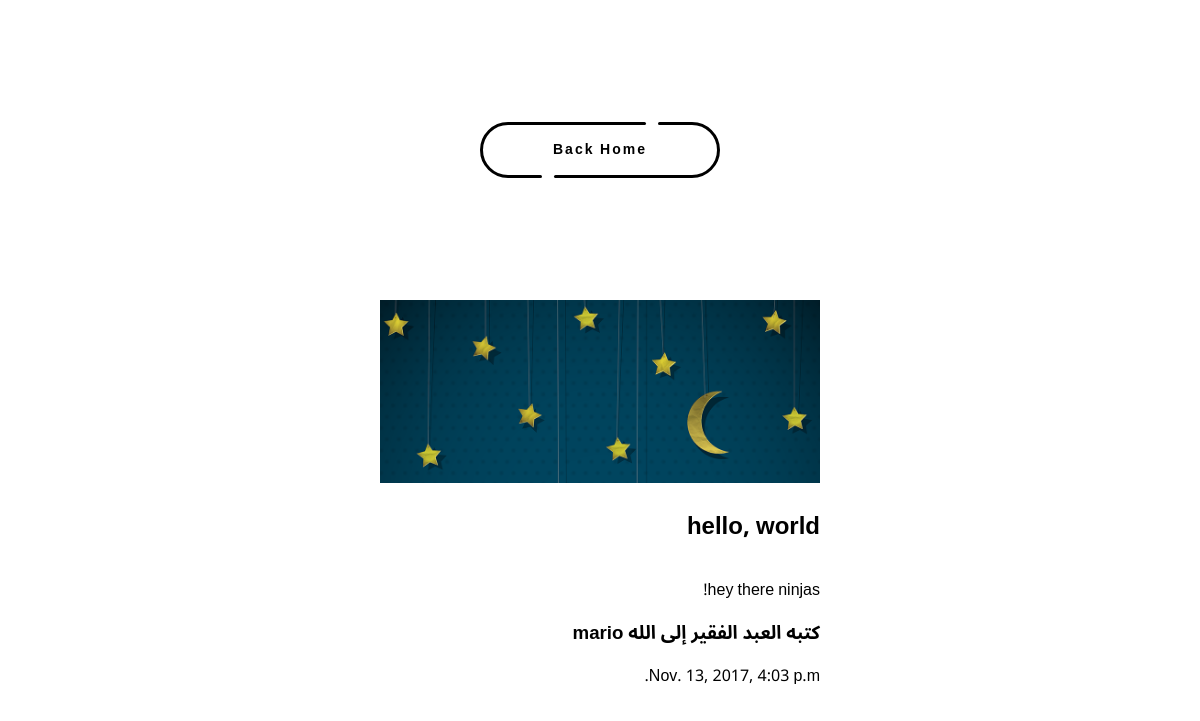
Screenshot of /articles/hello-world/ with the database file from the repository.
### articles/models.py (models this page shows, shortened)
class Article(models.Model):
    title = models.CharField(max_length=100)
    slug = models.SlugField()
    body = HTMLField()
    date = models.DateTimeField(auto_now_add=True)
    thumb = models.ImageField(default='default.png', blank=True)
    author = models.ForeignKey(User, on_delete=models.CASCADE,default=None)

### articles/views.py (the view)
# urls.py: path('<slug:slug>/', views.article_detail, name="detail"),
def article_detail(request, slug):
    article = Article.objects.get(slug=slug)
    return render(request, 'articles/article_detail.html', { 'article': article })

### articles/templates/articles/article_detail.html (shortened to what this page needs)
{% load static %}
{% block content %}
<!DOCTYPE html>
<html>
    <head>
        <link rel="stylesheet" href="{% static '/css/basic.css' %}">
        <link rel="stylesheet" href="{% static '/css/index.css' %}">
    </head>
<body>
    <div class="container-button">
        <a href="/articles/" class="button-back">
          <div class="button__line"></div>
          <div class="button__line"></div>
          <span class="button__text">Back Home</span>
          <div class="button__drow1"></div>
          <div class="button__drow2"></div>
        </a>
      </div>
    <article dir="rtl">
                <div class="article-header">
                    <img src="{{ article.thumb.url }}" />
                        <h2>{{ article.title }}</h2>
                </div>
                <div class="article-detail">
                    <div class="article">
                            {% autoescape off %}
                            <p>{{ article.body }}</p>
                            {% endautoescape %}
                            <h3>كتبه العبد الفقير إلى الله {{ article.author.username }}</h3>
                            <p>{{ article.date }}</p>
                    </div>
                </div>
        </article>
</body>
</html>
{% endblock %}

### assets/css/basic.css (style rules this page uses)
body { font-family: 'Noto Sans Arabic', sans-serif; }
article > * { min-width: 0; }
img { width: 100%; }

### assets/css/index.css (style rules this page uses)
article { display: grid; grid-template-columns: 1fr 1fr 10px 440px 10px 1fr 1fr; }
article > * { grid-column: 4; }
html, body { margin: 0; padding: 0; line-height: 1.4; }
:root { --line_color : #000000 ; --back_color : #b0afaf ; }
.button-back { position : relative ; z-index : 0 ; width : 240px ; height : 56px ; text-decoration : none ; font-size : 14px ; font-weight : bold ; color : var(--line_color) ; letter-spacing : 2px ; transition : all .3s ease ; }
.button__text { display : flex ; justify-content : center ; align-items : center ; width : 100% ; height : 100% ; }
.button-back::before, .button-back::after, .button__text::before, .button__text::after { content : '' ; position : absolute ; height : 3px ; border-radius : 2px ; background : var(--line_color) ; transition : all .5s ease ; }
.button-back::before { top : 0 ; left : 54px ; width : calc( 100% - 56px * 2 - 16px ) ; }
.button-back::after { top : 0 ; right : 54px ; width : 8px ; }
.button__text::before { bottom : 0 ; right : 54px ; width : calc( 100% - 56px * 2 - 16px ) ; }
.button__text::after { bottom : 0 ; left : 54px ; width : 8px ; }
.button__line { position : absolute ; top : 0 ; width : 56px ; height : 100% ; overflow : hidden ; }
.button__line::before { content : '' ; position : absolute ; top : 0 ; width : 150% ; height : 100% ; box-sizing : border-box ; border-radius : 300px ; border : solid 3px var(--line_color) ; }
.button__line:nth-child(1), .button__line:nth-child(1)::before { left : 0 ; }
.button__line:nth-child(2), .button__line:nth-child(2)::before { right : 0 ; }
.button__drow1, .button__drow2 { position : absolute ; z-index : -1 ; border-radius : 16px ; transform-origin : 16px 16px ; }
.button__drow1 { top : -16px ; left : 40px ; width : 32px ; height : 0; transform : rotate( 30deg ) ; }
.button__drow2 { top : 44px ; left : 77px ; width : 32px ; height : 0 ; transform : rotate(-127deg ) ; }
.button__drow1::before, .button__drow1::after, .button__drow2::before, .button__drow2::after { content : '' ; position : absolute ; }
.button__drow1::before { bottom : 0 ; left : 0 ; width : 0 ; height : 32px ; border-radius : 16px ; transform-origin : 16px 16px ; transform : rotate( -60deg ) ; }
.button__drow1::after { top : -10px ; left : 45px ; width : 0 ; height : 32px ; border-radius : 16px ; transform-origin : 16px 16px ; transform : rotate( 69deg ) ; }
.button__drow2::before { bottom : 0 ; left : 0 ; width : 0 ; height : 32px ; border-radius : 16px ; transform-origin : 16px 16px ; transform : rotate( -146deg ) ; }
.button__drow2::after { bottom : 26px ; left : -40px ; width : 0 ; height : 32px ; border-radius : 16px ; transform-origin : 16px 16px ; transform : rotate( -262deg ) ; }
.button__drow1, .button__drow1::before, .button__drow1::after, .button__drow2, .button__drow2::before, .button__drow2::after { background : var( --back_color ) ; }
.container-button { width : 100% ; height : 300px ; display : flex ; flex-direction : column ; justify-content : center ; align-items : center ; }

### rows the page displays
Article: thumb (picture), title "hello, world", body "hey there ninjas!", author.username "mario", date "Nov. 13, 2017, 4:03 p.m."
